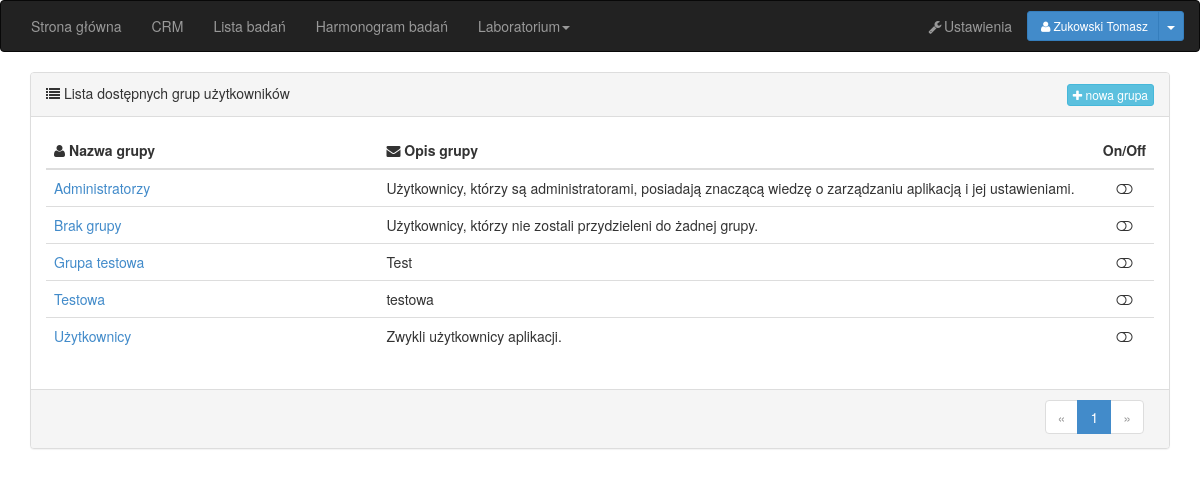
/users/groups (signed in), run on the app's committed database.
### tables this page shows
CREATE TABLE IF NOT EXISTS `_conf_navigation_links` (
`id` int(11) NOT NULL,
  `link` varchar(255) NOT NULL,
  `description` text NOT NULL,
  `location` varchar(255) NOT NULL,
  `_permission` int(11) NOT NULL DEFAULT '0',
  `_active` int(11) NOT NULL DEFAULT '1',
  `_parent` int(11) NOT NULL DEFAULT '0',
  `_possition` int(11) NOT NULL DEFAULT '1'
);

CREATE TABLE IF NOT EXISTS `_users_groups` (
`id` int(11) NOT NULL,
  `type_name` varchar(50) NOT NULL,
  `description` text NOT NULL,
  `_active` tinyint(4) NOT NULL DEFAULT '1'
);

### Controllers/users_controller.php (called while the page is built, shortened)
<?php
class users_controller extends controller
{
    public function groups() {
        $View = $this->loadView();
        $View->groups();
        $View->render('groups');
    }
}

### index.php (called while the page is built, shortened)
<?php
$URL = new Router();
$Controller = new $controller_name();
$action_name = $URL->getAction();
$Controller->$action_name($URL->getParams());
?>

### Models/model.php (called while the page is built, shortened)
<?php
abstract class model
{
    protected $pdo;
    public function __construct()
    {
        try
        {
            $this->pdo = new PDO('mysql:host=' . $settings['host'] . ';dbname=' . $settings['dbase'], $settings['user'], $settings['pass'],array(PDO::MYSQL_ATTR_INIT_COMMAND => "SET NAMES utf8") );
            $this->pdo->setAttribute(PDO::ATTR_ERRMODE, PDO::ERRMODE_EXCEPTION);
        } catch(PDOException $e)
        {
            if(isset($_SESSION['id']))
            {
                Permissions::forwarding('/users/log_out/');
            }
            if(strpos($_SERVER['REQUEST_URI'],'/modules/install_app')===false)
            {
                view::setAlertPanel('Nie udało się połączyć z bazą danych! <a href="/modules/install_app/">Instalator</a>', 'danger', null, null);
            }
        }
    }
    public function getData($query = null, $mode = true)
    {
        try
        {
            $result = $this->pdo->query($query);
            if(!empty($result))
            {
                if($mode==true)
                {
                    $data = null;
                    while($row = $result->fetch(PDO::FETCH_ASSOC))
                    {
                        $data[] = $row;
                    }
                }
                else
                {
                    $data = null;
                    while($row = $result->fetch(PDO::FETCH_ASSOC))
                    {
                        $data[] = $row;
                    }
                }
                return $data;
            }
        } catch(PDOException $e)
        {
            return false;
        }
        return false;
    }
}

### Permissions.class.php (called while the page is built, shortened)
<?php
class Permissions {
    public static function checkPermission($right, $forwarding=false) {
        if(!empty($_SESSION['id']))
        {
            if(is_string($right))
            {
                $right = trim($right);
            }
            if($right===true)
            {
                return true;
            }
            if(is_string($right) && !empty($right))
            {
                if(in_array($right,$_SESSION['rights_set']))
                {
                    return true;
                }
            }
            return false;
        }
    }
}

### Models/users_model.php (called while the page is built, shortened)
<?php
class users_model extends model {
    public function getGroups($id = null, $active = null)
    {
        $filtr = '';
        if($id === null)
        {
            return ($this->getData("SELECT *
                                    FROM _users_groups
                                    WHERE 1 = 1
                                    $filtr
                                    ORDER BY type_name ASC", false));
        }
        else
        {
            return ($this->getData("SELECT *
                                    FROM _users_groups
                                    WHERE _users_groups.id = '$id'
                                    $filtr
                                    LIMIT 1", true));
        }
    }
}

### Views/users_view.php (called while the page is built, shortened)
<?php
class users_view extends view {
    public function groups() {
        $Model = $this->loadModel();
        $groups = $Model->getGroups();
    }
}

### Templates/default/users/groups.php (the view, shortened to what this page needs)
<!DOCTYPE html>
<html>
    <head>
        <?php include 'Templates/'.$_SESSION['layout'].'/Const/header.php'; ?>
    </head>
    <body>
        <?php include 'Templates/'.$_SESSION['layout'].'/Const/main_nav_bar.php'; ?>
        <div class="container">
            <div class="row">
                <div class="col-sm-12">
                    <div class="panel panel-default">
                        <div class="panel-heading">
                            <div class="row">
                                <div class="col-sm-6">
                                    <i class="fa fa-list"></i> Lista dostępnych grup użytkowników
                                </div>
                                <div class="col-sm-6 text-right">
                                    <a href="/users/new_group"><button class="btn btn-xs btn-info"><i class="fa fa-plus"></i> nowa grupa</button></a>
                                </div>
                            </div>
                        </div>
                        <div class="panel-body">
                            <table class="table table-responsive table-hover">
                                <thead>
                                    <tr>
                                        <th style="width: 30%;"><i class="fa fa-user"></i> Nazwa grupy</th>
                                        <th><i class="fa fa-envelope"></i> Opis grupy</th>
                                        <th style="width: 5%;">On/Off</th>
                                    </tr>
                                </thead>
                                <tbody>
                                <?php
                                if($groups = $this->get('groups'))
                                {
                                    foreach($groups as $group)
                                    {
                                        ?>
                                        <tr>
                                            <td>
                                                <a href="/users/edit_group/<?php echo $group['id']; ?>"><?php echo $group['type_name']; ?></a>
                                            </td>
                                            <td><?php echo $group['description']; ?></td>
                                            <td style="text-align: center;"><?php echo ($group['_active'] == 0) ? '<i class="fa fa-toggle-on"></i>' : '<i class="fa fa-toggle-off"></i>'; ?></td>
                                        </tr>
                                    <?php
                                    }
                                }
                                else
                                {
                                    ?>
                                    <tr>
                                        <td class="text-center text-info" colspan="5">Brak zarejestrowanych grup.</td>
                                    </tr>
                                    <?php
                                }
                                ?>
                                </tbody>
                            </table>
                        </div>
                        <div class="panel-footer text-right">
                            <?php
                            echo $this->get('_pgn');
                            ?>
                        </div>
                    </div>
                </div>
            </div>
        </div>
    </body>
</html>

### Models/navigation_model.php (shortened to what this page needs)
<?php
class navigation_model extends model {
    public $links;
    public function setLinks() {
        $links = $this->getData("SELECT
                                          _conf_navigation_links.*,
                                          (SELECT IF(_rights_set.right_name IS NOT NULL, _rights_set.right_name, 'asd')
                                           FROM _rights_set
                                           WHERE _rights_set.id = _conf_navigation_links._permission) AS permission
                                        FROM _conf_navigation_links
                                        ORDER BY _possition, link", false);
        for($i=0;$i<count($links);$i++)
        {
            if(is_null($links[$i]['permission']))
                $links[$i]['permission']=true;
        }
        $this->links = $links;
    }
    public function hasChildren($parent=null, $active = false) {
        if(!empty($parent) || is_string($parent))
        {
            if($active==false)
            {
                return $this->getData("SELECT _conf_navigation_links.* FROM _conf_navigation_links WHERE _parent = '$parent'", false);
            }
            else
            {
                return $this->getData("SELECT _conf_navigation_links.* FROM _conf_navigation_links WHERE _active = '1' AND _parent = '$parent'", false);
            }
        }
        else
        {
            return false;
        }
    }
    public function renderNavigation() {
    try
    {
        if(!empty($this->links) && is_array($this->links))
        {
            foreach($this->links as $link)
            {
                if($link['_parent']==0)
                {
                    if(!$this->hasChildren($link['id'],true))
                    {
                        if(Permissions::checkPermission($link['permission']) && $link['_active']==1)
                        {
                            echo '<li><a href="/'.$link['location'].'">' . $link['link'] . '</a></li>';
                        }
                    }
                    else
                    {
                        if(Permissions::checkPermission($link['permission']) && $link['_active']==1)
                        {
                            echo "<li class='dropdown'>";
                            echo '<a href="#" class="dropdown-toggle" data-toggle="dropdown">' . $link['link'] . '<span class="caret"></span></a>';
                            echo "</li>";
                        }
                    }
                }
            }
        }
        else
        {
            throw new Exception('You should first run getLinks();');
        }
    }
    catch(Exception $e)
        {
            echo $e->getMessage();
            return false;
            exit;
        }
    }
}

### data on the page
_conf_navigation_links: link "Strona główna"
_conf_navigation_links: link "CRM"
_conf_navigation_links: link "Lista badań"
_conf_navigation_links: link "Harmonogram badań"
_conf_navigation_links: link "Laboratorium"
_users_groups: type_name "Administratorzy", description "Użytkownicy, którzy są administratorami, posiadają znaczącą wiedzę o zarządzaniu aplikacją i jej ustawieniami.", _active 1 (drawn)
_users_groups: type_name "Brak grupy", description "Użytkownicy, którzy nie zostali przydzieleni do żadnej grupy.", _active 1 (drawn)
_users_groups: type_name "Grupa testowa", description "Test", _active 1 (drawn)
_users_groups: type_name "Testowa", description "testowa", _active 1 (drawn)
_users_groups: type_name "Użytkownicy", description "Zwykli użytkownicy aplikacji.", _active 1 (drawn)

### other printed values
$_SESSION['user'] "Zukowski Tomasz"
$pgn_counter "1"
